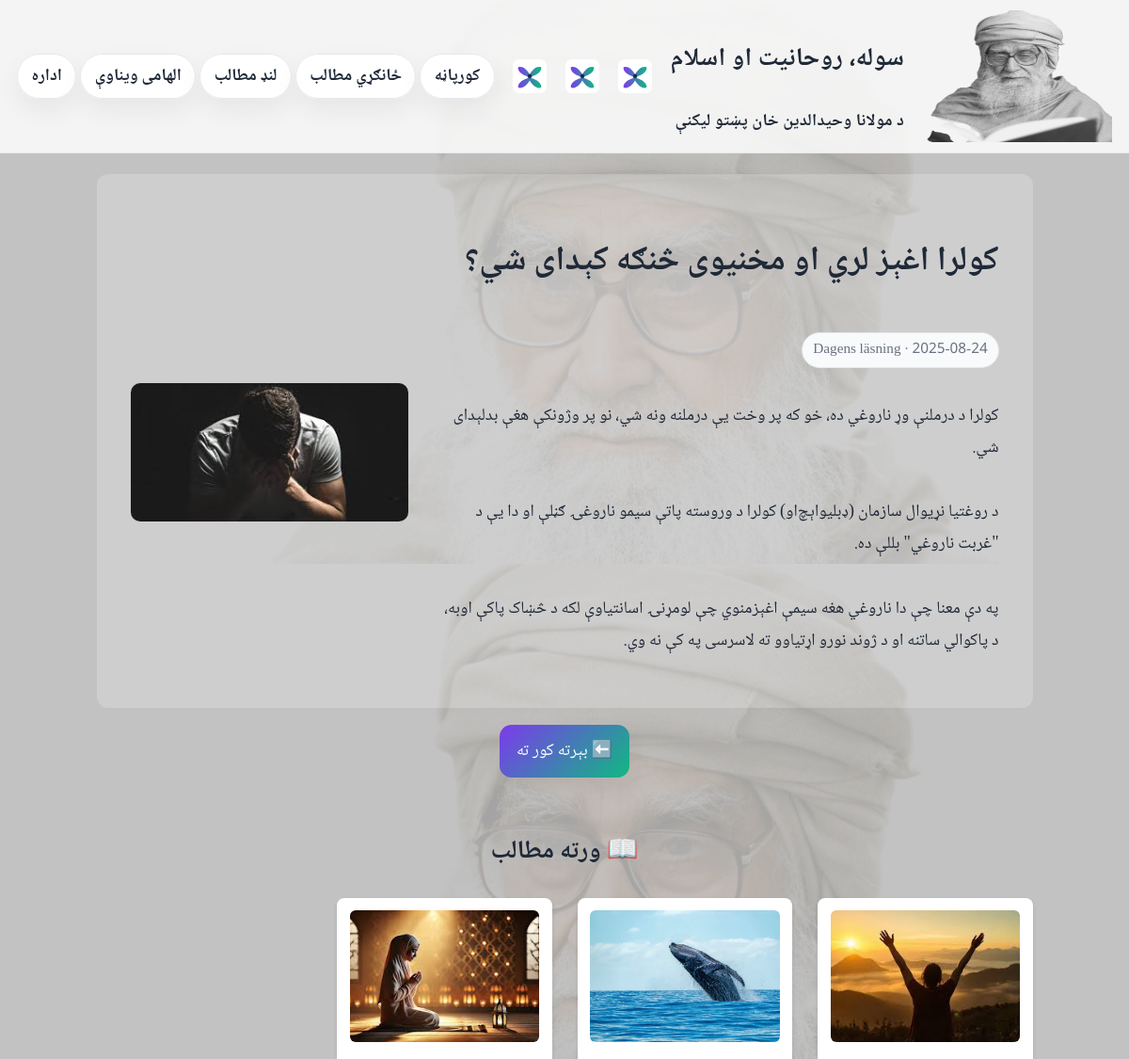
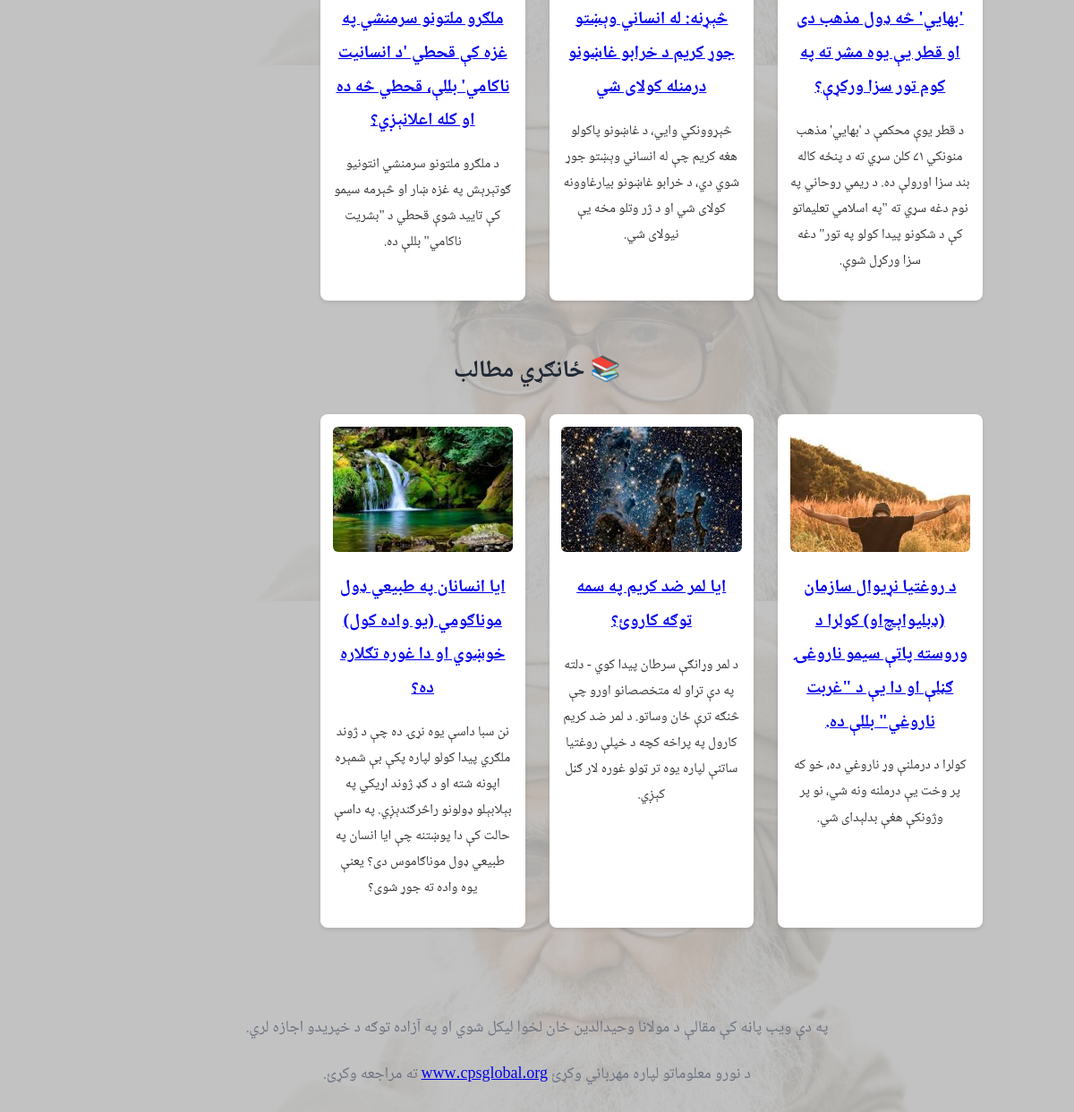
The page /article.php?id=22 on the database its author committed (2 pictures, top to bottom).
### tables this page shows
CREATE TABLE articles (
    id INTEGER PRIMARY KEY AUTOINCREMENT,
    title TEXT NOT NULL,
    excerpt TEXT,
    content TEXT NOT NULL,
    category TEXT,
    image TEXT,
    date TEXT DEFAULT (date('now'))
);

### article.php (the view, shortened to what this page needs)
<?php
$db = new SQLite3(__DIR__ . '/data.db');
$id = $_GET['id'] ?? 0;
$stmt = $db->prepare("SELECT * FROM articles WHERE id=:id");
$stmt->bindValue(':id',$id,SQLITE3_INTEGER);
$res = $stmt->execute();
$article = $res->fetchArray(SQLITE3_ASSOC);
$relatedDaily = $db->query("SELECT id,title,excerpt,image FROM articles WHERE category='Dagens läsning' AND id != $id ORDER BY RANDOM() LIMIT 3");
$relatedWeekly = $db->query("SELECT id,title,excerpt,image FROM articles WHERE category='Veckans läsning' AND id != $id ORDER BY RANDOM() LIMIT 3");
?>
<!doctype html>
<html lang="ps" dir="rtl">
<head>
<link rel="stylesheet" href="styles.css">
</head>
<body>
<?php include 'nav.php'; ?>
<main class="container">
  <div class="article-container">
    <h1><?php echo htmlspecialchars($article['title']); ?></h1>
    <p class="badge"><?php echo htmlspecialchars($article['date']); ?> · <?php echo htmlspecialchars($article['category']); ?></p>
    <div class="article-layout">
      <div class="article-text">
        <p><?php echo nl2br(htmlspecialchars($article['content'])); ?></p>
      </div>
      <?php if ($article['image']): ?>
      <div class="article-image">
        <img src="<?php echo htmlspecialchars($article['image']); ?>" alt="">
      </div>
      <?php endif; ?>
    </div>
  </div>
  <p style="text-align:center;margin-top:1rem">
    <a class="btn" href="index.php">⬅️ بېرته کور ته</a>
  </p>
  <div class="related-section">
    <h2>📖 ورته مطالب</h2>
    <div class="related-grid">
      <?php while ($row = $relatedDaily->fetchArray(SQLITE3_ASSOC)): ?>
        <div class="related-card">
          <img src="<?php echo htmlspecialchars($row['image'] ?: 'assets/fallback.jpg'); ?>" alt="">
          <h4><a href="article.php?id=<?php echo $row['id']; ?>"><?php echo htmlspecialchars($row['title']); ?></a></h4>
          <p><?php echo htmlspecialchars($row['excerpt']); ?></p>
        </div>
      <?php endwhile; ?>
    </div>
  </div>
  <div class="related-section">
    <h2>📚 ځانګړي مطالب</h2>
    <div class="related-grid">
      <?php while ($row = $relatedWeekly->fetchArray(SQLITE3_ASSOC)): ?>
        <div class="related-card">
          <img src="<?php echo htmlspecialchars($row['image'] ?: 'assets/fallback.jpg'); ?>" alt="">
          <h4><a href="article.php?id=<?php echo $row['id']; ?>"><?php echo htmlspecialchars($row['title']); ?></a></h4>
          <p><?php echo htmlspecialchars($row['excerpt']); ?></p>
        </div>
      <?php endwhile; ?>
    </div>
  </div>
</main>
<?php include 'footer.php'; renderFooter(); ?>
</body>
</html>

### styles.css (style rules this page uses)
:root { --bg:#f7fafc;--ink:#1f2937;--muted:#6b7280;--card:#fff;--border:#e5e7eb;--accent:#7c3aed;--accent2:#10b981;--shadow:0 12px 28px rgba(0,0,0,.06) }
* { box-sizing:border-box }
html { font-size:18px }
body { margin:0;color:var(--ink);background:radial-gradient(1200px 800px at 80% -20%,#eef2ff 0%,var(--bg) 40%) fixed;font-family:"Noto Naskh Arabic","Scheherazade New",serif;line-height:1.9;direction:rtl }
.container { max-width:1040px;margin:0 auto;padding:1.25rem }
.badge { display:inline-block;padding:.2rem .6rem;border:1px solid var(--border);border-radius:999px;background:#f8fafc;color:var(--muted);font-size:.85rem }
a.btn { display:inline-block;text-decoration:none;background:linear-gradient(135deg,var(--accent),var(--accent2));color:#fff;padding:.6rem 1rem;border-radius:.7rem;box-shadow:var(--shadow) }

### article.php (style rules this page uses)
body { background: url('assets/pattern-light.png') repeat; }
.article-container { background: rgba(255,255,255,0.2); border-radius: 12px; padding: 2rem; margin-top: 0.01rem; }
.article-layout { display: flex; flex-direction: row; gap: 2rem; align-items: flex-start; }
.article-text { flex: 2; }
.article-image { flex: 1; }
.article-image img { max-width: 100%; border-radius: 10px; }
.related-section { margin-top: 3rem; text-align:center; }
.related-grid { display: grid; grid-template-columns: repeat(auto-fill,minmax(220px,1fr)); gap: 1.5rem; justify-items: center; }
.related-card { background: rgba(255,255,255,1); padding: .75rem; border-radius: 8px; box-shadow: 0 2px 4px rgba(0,0,0,0.1); transition: transform .2s; width: 100%; max-width: 250px; text-align: center; }
.related-card img { width: 100%; height: 140px; object-fit: cover; border-radius: 6px; }
.related-card h4 { margin: .5rem 0 .25rem; font-size: 1.1rem; }
.related-card p { font-size: .85rem; color: #333; }

### rows shown on the page
articles: title "کولرا اغېز لري او مخنیوی څنګه کېدای شي؟", category "Dagens läsning", content "کولرا د درملنې وړ ناروغي ده، خو که پر وخت یې درملنه ونه شي، نو پر وژونکې هغې بدلېدای شي. د روغتیا نړیوال سازمان (ډبلیو‌اېچ‌او) کولرا د وروسته پاتې سیمو ناروغۍ ګڼلې او دا یې د \"غربت ناروغي\" بللې ده. په دې معنا چې دا ناروغي هغه سیمې اغېزمنوي چې لومړنۍ اسانتیاوې لکه د څښاک پاکې اوبه، د پاکوالي ساتنه او د ژوند نورو اړتیاوو ته لاسرسی په کې نه وي.", image (picture)
articles: image (picture), title "'بهايي' څه ډول مذهب دی او قطر یې یوه مشر ته په کوم تور سزا ورکړې؟", excerpt "د قطر یوې محکمې د 'بهايي' مذهب منونکي ۷۱ کلن سړي ته د پنځه کاله بند سزا اورولې ده. د ریمي روحاني په نوم دغه سړي ته \"په اسلامي تعلیماتو کې د شکونو پيدا کولو په تور\" دغه سزا ورکړل شوې."
articles: image (picture), title "څېړنه: له انساني وېښتو جوړ کریم د خرابو غاښونو درمنله کولای شي", excerpt "څېړوونکي وايي، د غاښونو پاکولو هغه کریم چې له انساني وېښتو جوړ شوي دي، د خرابو غاښونو بیارغاوونه کولای شي او د ژر وتلو مخه یې نیولای شي."
articles: image (picture), title "ملګرو ملتونو سرمنشي په غزه کې قحطي 'د انسانیت ناکامي' بللې، قحطي څه ده او کله اعلانېږي؟", excerpt "د ملګرو ملتونو سرمنشي انتونیو ګوتېرېش په غزه ښار او څېرمه سیمو کې تایید شوې قحطي د \"بشریت ناکامي\" بللې ده."
articles: image (picture), title "د روغتیا نړیوال سازمان (ډبلیو‌اېچ‌او) کولرا د وروسته پاتې سیمو ناروغۍ ګڼلې او دا یې د \"غربت ناروغي\" بللې ده.", excerpt "کولرا د درملنې وړ ناروغي ده، خو که پر وخت یې درملنه ونه شي، نو پر وژونکې هغې بدلېدای شي."
articles: image (picture), title "ایا لمر ضد کریم په سمه توګه کاروئ؟", excerpt "د لمر وړانګې سرطان پیدا کوي - دلته په دې تړاو له متخصصانو اورو چې څنګه ترې ځان وساتو.‌ د لمر ضد کریم کارول په پراخه کچه د خپلې روغتیا ساتنې لپاره یوه تر ټولو غوره لار ګڼل کېږي."
articles: image (picture), title "ایا انسانان په طبیعي ډول موناګومي (یو واده کول) خوښوي او دا غوره تګلاره ده؟", excerpt "نن سبا داسې یوه نړۍ ده چې د ژوند ملګري پیدا کولو لپاره پکې بې شمېره اپونه شته او د ګډ ژوند اړیکي په بېلابېلو ډولونو راڅرګندېږي. په داسې حالت کې دا پوښتنه چې ایا انسان په طبیعي ډول موناګاموس دی؟ یعنې یوه واده ته جوړ شوی؟"
